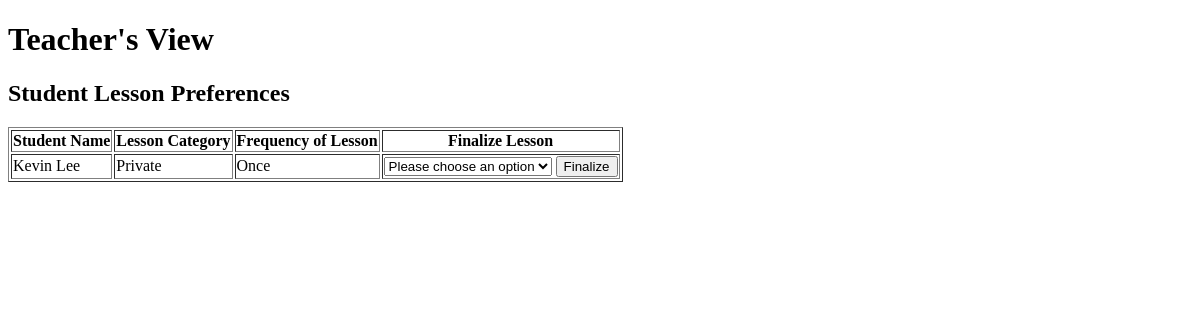
/teacher_view, run on an earlier commit of the app's database.
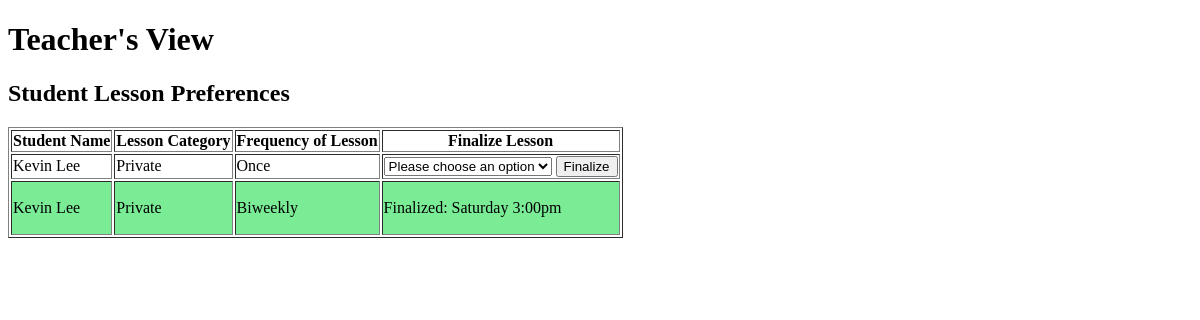
And on a later commit of the database.
### app.py (models this page shows, shortened)
class Student(db.Model):
    id = db.Column(db.Integer, primary_key = True)
    full_name = db.Column(db.String(50), nullable = False)
    lesson_cat = db.Column(db.String(50), nullable = False)
    day1 = db.Column(db.String(20), nullable = False)
    time1 = db.Column(db.String(20), nullable = False)
    day2 = db.Column(db.String(20), nullable = False)
    time2 = db.Column(db.String(20), nullable = False)
    day3 = db.Column(db.String(20), nullable = False)
    time3 = db.Column(db.String(20), nullable = False)
    freq = db.Column(db.String(20), nullable = False)
    finalized_time = db.Column(db.String(50), nullable = True)

### app.py (the view)
@app.route('/teacher_view')
def teacher_view():
    students = Student.query.all()
    return render_template('teacher_view.html', students = students)

### templates/teacher_view.html (shortened to what this page needs)
<!DOCTYPE html>
<html lang="en">
<head>
</head>
<body>
    <h1>Teacher's View</h1>
    <h2>Student Lesson Preferences</h2>
    <table border = '1'>
        <tr>
            <th>Student Name</th>
            <th>Lesson Category</th>
            <th>Frequency of Lesson</th>
            <th>Finalize Lesson</th>
        </tr>
        {% for student in students %}
        <tr class="{% if student.finalized_time %}finalized{% endif %}">
            <td>{{student.full_name}}</td>
            <td>{{student.lesson_cat}}</td>
            <td>{{student.freq}}</td>
            <td>
                {% if student.finalized_time %}
                    <p>Finalized: {{ student.finalized_time }}</p>
                {% else %}
                    <form action="{{ url_for('finalize_schedule', student_id=student.id) }}" method="POST">
                        <select name="finalized_time" required>
                            <option value="" disabled selected>Please choose an option</option>
                        </select>
                        <button type="submit">Finalize</button>
                    </form>
                {% endif %}
            </td>
        </tr>
        {% endfor %}
    </table>
</body>
</html>

### templates/teacher_view.html (style rules this page uses)
.finalized { background-color: #7aec95; }

What changed in the data, as far as the page shows it:
added Student: full_name "Kevin Lee", lesson_cat "Private", freq "Biweekly", finalized_time "Saturday 3:00pm"
